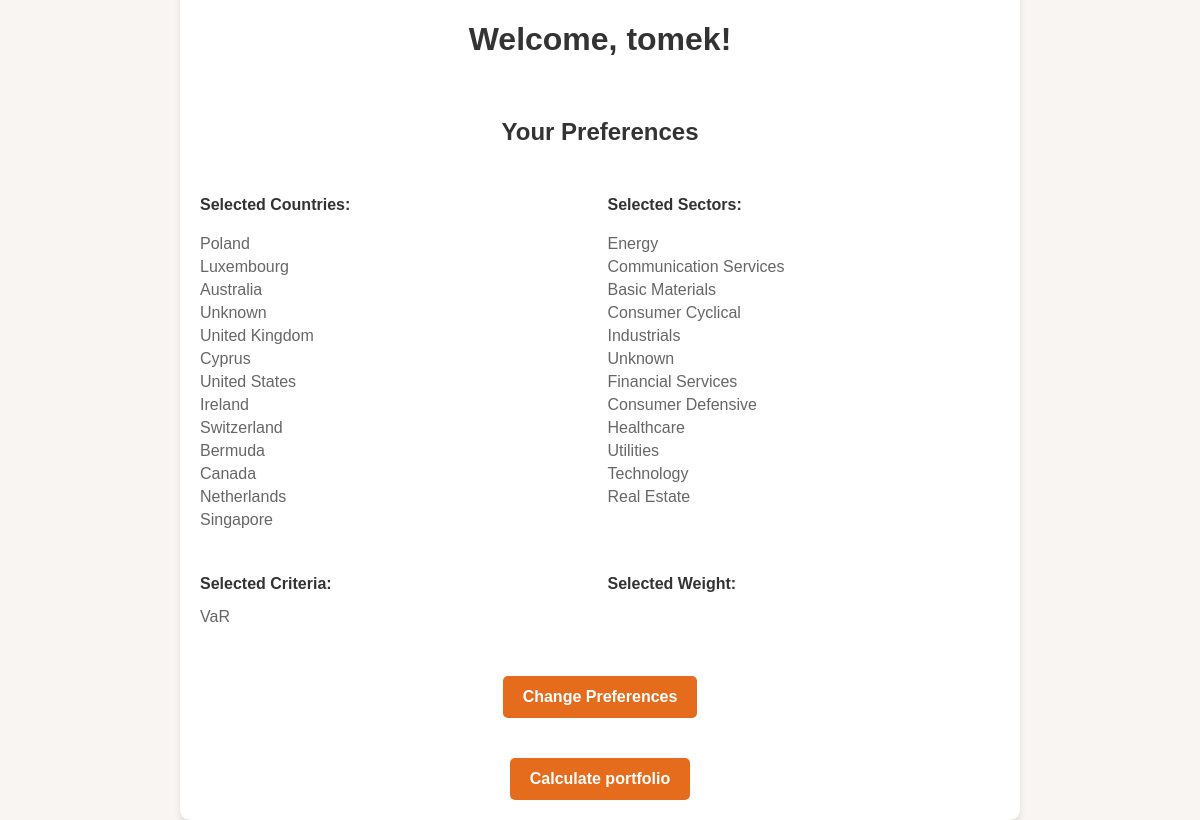
/dashboard/ (signed in), run on an earlier commit of the app's database.
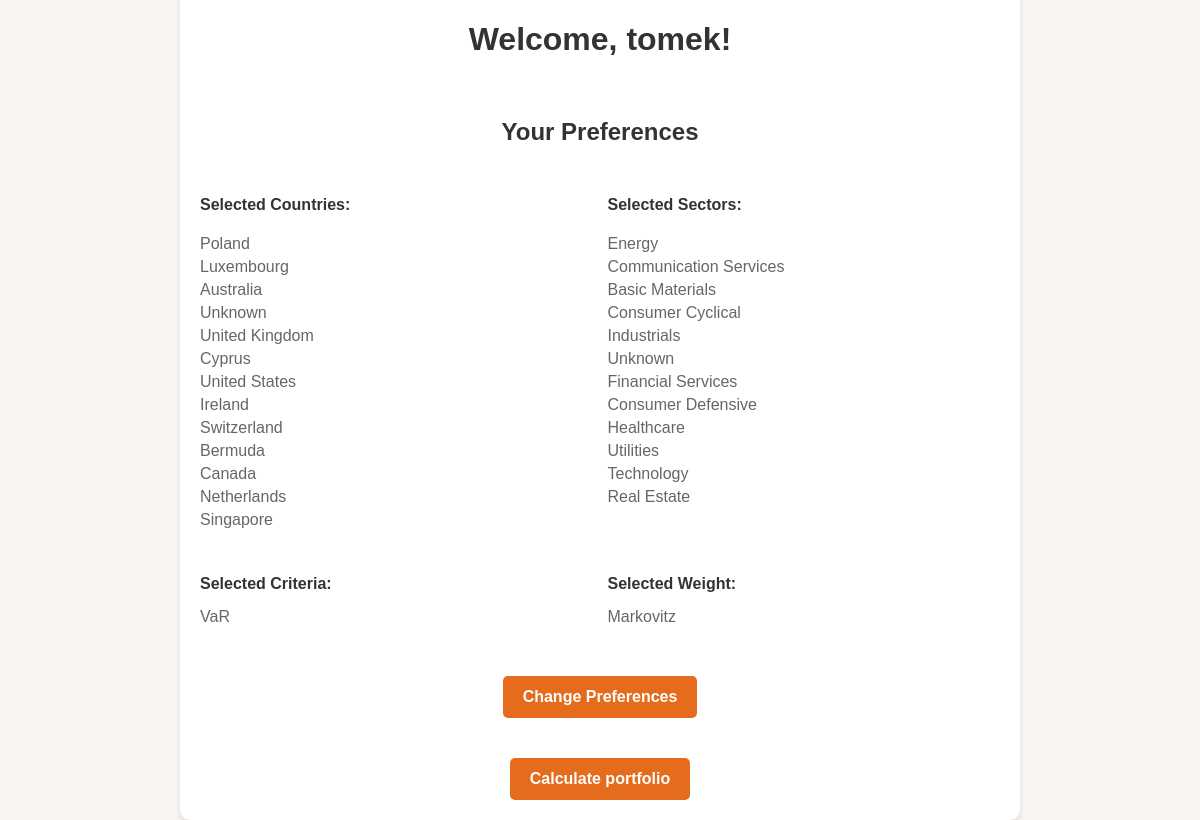
And on a later commit of the database.
### myapp/models.py (models this page shows)
class UserPreferences(models.Model):
    user = models.OneToOneField(User, on_delete=models.CASCADE, related_name="preferences")
    lista_krajów = models.TextField(default="", blank=True)  # Lista wybranych krajówy
    sektory = models.TextField(default="", blank=True)     # Lista sektorów
    kryterium = models.TextField(default="", blank=True)    # Kryteria wyboru
    wagi = models.TextField(default="", blank=True)      # Wybór wag

### myapp/views.py (the view)
# urls.py: path('dashboard/', user_dashboard, name='dashboard'),
@login_required
def user_dashboard(request):
    preferences = request.user.preferences
    selected_countries = preferences.lista_krajów.split(',') if preferences.lista_krajów else []
    selected_sectors = preferences.sektory.split(',') if preferences.sektory else []
    selected_criteria = preferences.kryterium.split(',') if preferences.kryterium else []
    selected_weights = preferences.wagi.split(',') if preferences.wagi else []
    context = {
        'selected_countries': selected_countries,
        'selected_sectors': selected_sectors,
        'selected_criteria': selected_criteria,
        'selected_weights': selected_weights,
    }
    return render(request, 'dashboard.html', context)

### myapp/templates/dashboard.html (shortened to what this page needs)
<!DOCTYPE html>
<html lang="en">
<head>
</head>
<body>
    <div class="container">
        <h1>Welcome, {{ request.user.username }}!</h1>
        <h2>Your Preferences</h2>
        <div class="preferences-container">
            <div>
                <p class="label">Selected Countries:</p>
                <ul class="value">
                    {% for country in selected_countries %}
                    <li>{{ country }}</li>
                    {% endfor %}
                </ul>
            </div>
            <div>
                <p class="label">Selected Sectors:</p>
                <ul class="value">
                    {% for sector in selected_sectors %}
                    <li>{{ sector }}</li>
                    {% endfor %}
                </ul>
            </div>
            <div>
                <p class="label">Selected Criteria:</p>
                <p class="value">{{ selected_criteria|join:", " }}</p>
            </div>
            <div>
                <p class="label">Selected Weight:</p>
                <p class="value">{{ selected_weights|join:", " }}</p>
            </div>
        </div>
        <a href="{% url 'edit_preferences' %}">
            <button>Change Preferences</button>
        </a>
        <form method="POST" action="{% url 'wrap_wallet' %}">
            <button type="submit">Calculate portfolio</button>
        </form>
    </div>
</body>
</html>

What changed in the data, as far as the page shows it:
changed UserPreferences "VaR": wagi (not shown) → "Markovitz"
